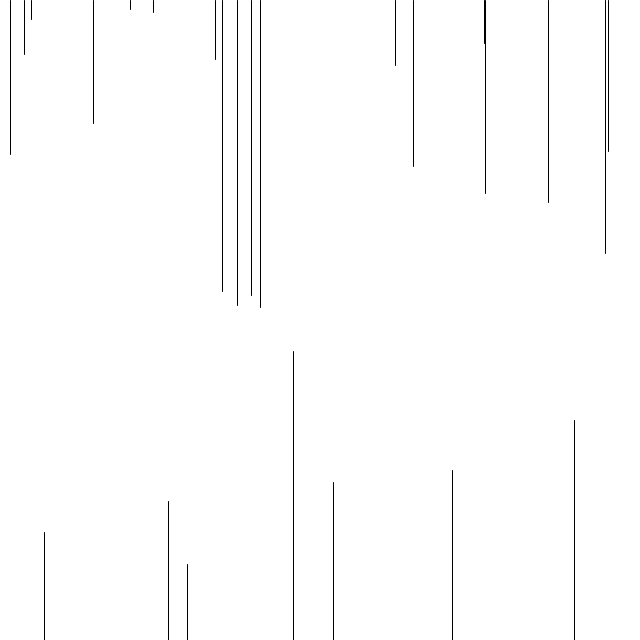
Frame 1 (no input)
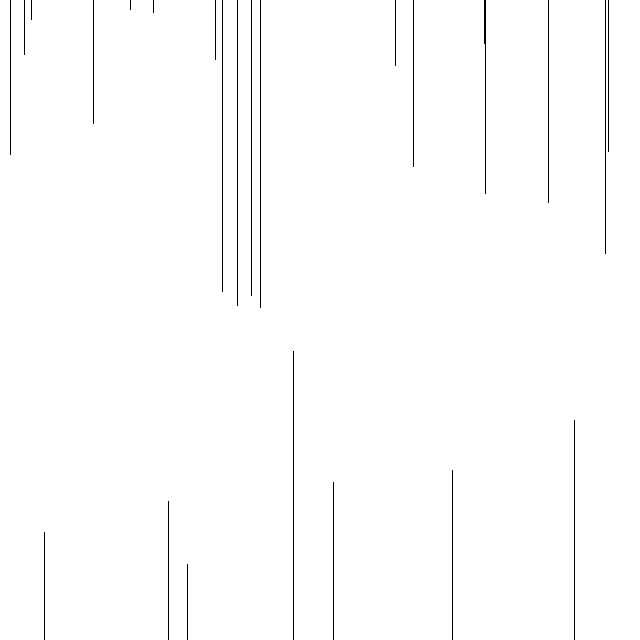
Frame 60 (the mouse pressed at the canvas centre just before this capture)
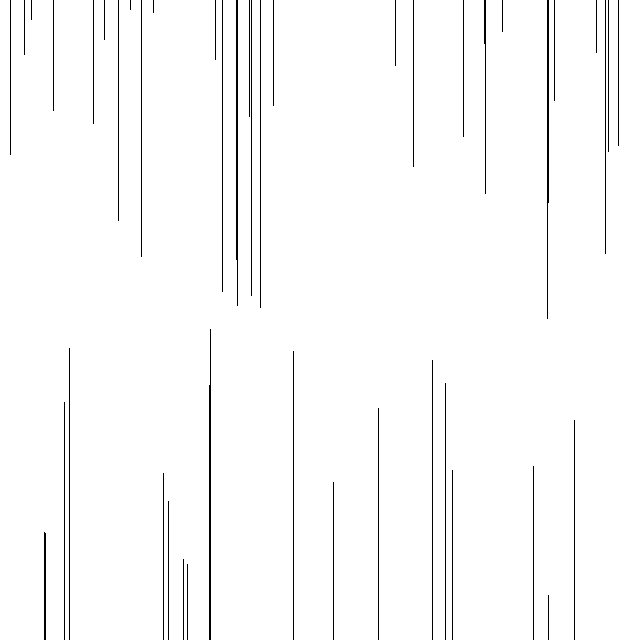
Frame 120 (the mouse held since frame 60 and released just before this capture)

The Processing sketch that drew these frames (run headless with seeded random() and noise(); from frame 60 on, the mouse is pressed at the canvas centre):

// Processing sketch: exercise9
// ── exercise9.pde
float[] lotsaFloats = new float[50];

void setup() {
  size(640, 640);

  generate();
}

void draw() {
  for (int i = 0; i < 50; i += 2) {
    // check if top or bottom edge is closer
    int closerEdge = lotsaFloats[i + 1] < 320 ? 0 : 640;
    line(lotsaFloats[i], lotsaFloats[i + 1], lotsaFloats[i], closerEdge);
  }
}

// generate 50 random float values
void generate() {
  background(255);
  for (int i = 0; i < 50; i++) {
    lotsaFloats[i] = random(640);
  }
}

// regenerate on mouse press
void mousePressed() {
  generate();
}
